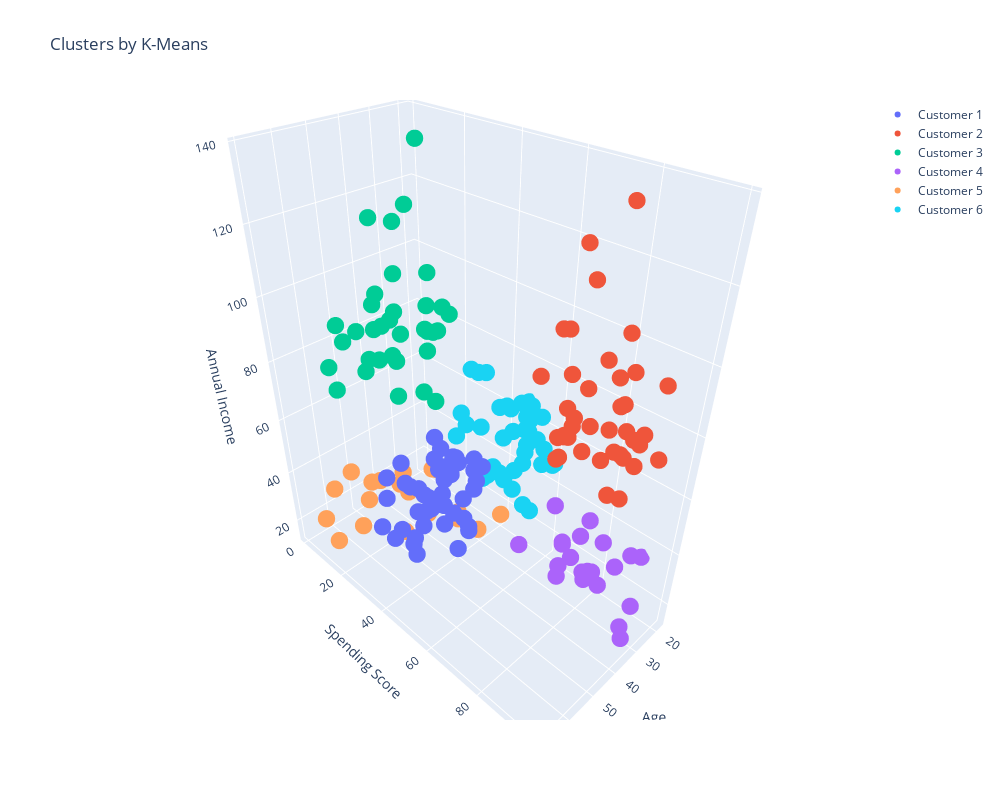

Notebook cell for this chart:
### Markdown cell above
Nhận xét: 
- Khi đặt K=6 thì biểu đồ không khác gì mấy so với K=5, thay đổi ở đây là cụm ở giữa dày đặc và phân bố nhiều nhất được tách ra thành 2 cụm

### Code cell
import plotly as py
import plotly.graph_objs as go

def plot_cluster(cluster, n, name):
    return go.Scatter3d(
        x = cluster[cluster['Cluster']==n]['Age'],
        y = cluster[cluster['Cluster']==n]['Spending Score (1-100)'],
        z = cluster[cluster['Cluster']==n]['Annual Income (k$)'],
        mode = 'markers',
        name = name,
        marker = dict(size = k_clusters)
    )

data = []
for i in range(0,k_clusters):
    cluster_name = 'Customer ' + str(i + 1)
    cluster = plot_cluster(kmean_clusters, i, cluster_name)
    data.append(cluster)

layout = go.Layout(
    title = 'Clusters by K-Means',
    height=800,
    width = 1000,
    scene = dict(
        xaxis = dict(title = 'Age'),
        yaxis = dict(title = 'Spending Score'),
        zaxis = dict(title = 'Annual Income')
        )
)

fig = go.Figure(data=data, layout=layout)
py.offline.iplot(fig)

### Figure 1 — Plotly figure (JSON) as saved in the notebook; plotly's stock layout.template omitted (floating-point values rounded to 4 significant figures)
{"data": [{"marker": {"size": 6}, "mode": "markers", "name": "Customer 1", "type": "scatter3d", "x": [65, 48, 50, 49, 59, 50, 47, 51, 69, 53, 70, 67, 54, 63, 43, 68, 70, 47, 60, 60, 59, 45, 49, 57, 67, 46, 48, 55, 50, 68, 48, 47, 48, 49, 67, 49, 66, 54, 68, 66, 65, 63, 49, 51, 50], "y": [35, 36, 55, 52, 60, 45, 41, 50, 46, 46, 56, 52, 59, 51, 50, 48, 55, 42, 49, 56, 47, 53, 42, 51, 41, 44, 46, 58, 46, 55, 49, 47, 42, 48, 59, 56, 50, 46, 43, 48, 52, 43, 59, 43, 57], "z": [38, 39, 40, 42, 43, 43, 43, 44, 44, 46, 46, 47, 47, 48, 48, 48, 49, 49, 50, 50, 54, 54, 54, 54, 54, 54, 54, 57, 58, 59, 60, 60, 61, 62, 62, 62, 63, 63, 63, 63, 63, 65, 65, 67, 67]}, {"marker": {"size": 6}, "mode": "markers", "name": "Customer 2", "type": "scatter3d", "x": [39, 31, 40, 38, 39, 31, 29, 32, 35, 32, 32, 28, 32, 34, 39, 38, 27, 30, 30, 29, 31, 36, 33, 32, 28, 36, 30, 27, 35, 32, 29, 30, 28, 36, 32, 38, 35, 32, 30], "y": [91, 77, 95, 75, 75, 71, 88, 73, 72, 93, 87, 97, 74, 90, 88, 76, 89, 78, 73, 83, 93, 75, 95, 63, 75, 92, 86, 69, 90, 86, 88, 97, 68, 85, 69, 91, 79, 74, 83], "z": [69, 70, 71, 71, 71, 72, 73, 73, 74, 75, 76, 77, 77, 78, 78, 78, 78, 78, 78, 79, 81, 85, 86, 87, 87, 87, 88, 88, 93, 97, 98, 99, 101, 103, 103, 113, 120, 126, 137]}, {"marker": {"size": 6}, "mode": "markers", "name": "Customer 3", "type": "scatter3d", "x": [43, 59, 47, 20, 44, 19, 57, 25, 48, 34, 43, 44, 47, 37, 34, 56, 19, 50, 42, 36, 40, 36, 52, 58, 59, 37, 46, 41, 54, 41, 34, 33, 47, 45, 32], "y": [35, 11, 9, 5, 7, 10, 5, 12, 36, 22, 17, 20, 16, 1, 1, 35, 5, 26, 20, 27, 13, 10, 13, 15, 14, 32, 15, 39, 24, 17, 23, 8, 16, 28, 18], "z": [71, 71, 71, 73, 73, 74, 75, 77, 77, 78, 78, 78, 78, 78, 78, 79, 81, 85, 86, 87, 87, 87, 88, 88, 93, 97, 98, 99, 101, 103, 103, 113, 120, 126, 137]}, {"marker": {"size": 6}, "mode": "markers", "name": "Customer 4", "type": "scatter3d", "x": [21, 23, 22, 23, 30, 35, 24, 22, 20, 35, 25, 31, 29, 35, 23, 21, 18, 21, 30, 20, 24, 24], "y": [81, 77, 76, 94, 72, 99, 77, 79, 66, 98, 73, 73, 82, 61, 87, 73, 92, 81, 73, 75, 92, 65], "z": [15, 16, 17, 18, 19, 19, 20, 20, 21, 23, 24, 25, 28, 28, 29, 30, 33, 33, 34, 37, 38, 39]}, {"marker": {"size": 6}, "mode": "markers", "name": "Customer 5", "type": "scatter3d", "x": [19, 20, 31, 35, 64, 67, 58, 37, 35, 52, 35, 46, 54, 45, 40, 60, 53, 49, 42, 36, 49], "y": [39, 6, 40, 6, 3, 14, 15, 13, 35, 29, 35, 5, 14, 32, 31, 4, 4, 14, 17, 26, 28], "z": [15, 16, 17, 18, 19, 19, 20, 20, 21, 23, 24, 25, 28, 28, 29, 30, 33, 33, 34, 37, 39]}, {"marker": {"size": 6}, "mode": "markers", "name": "Customer 6", "type": "scatter3d", "x": [31, 27, 29, 31, 33, 31, 27, 19, 18, 19, 32, 26, 40, 23, 38, 21, 22, 34, 18, 40, 32, 24, 27, 20, 23, 26, 21, 19, 38, 19, 18, 19, 27, 38, 40, 23, 25, 28], "y": [61, 47, 42, 42, 60, 54, 51, 55, 59, 59, 47, 54, 48, 52, 55, 57, 55, 60, 41, 40, 42, 52, 50, 49, 41, 55, 42, 54, 42, 46, 48, 50, 56, 40, 58, 29, 34, 40], "z": [39, 40, 40, 40, 42, 43, 46, 46, 48, 48, 48, 54, 54, 54, 54, 54, 57, 58, 59, 60, 60, 60, 60, 61, 62, 62, 62, 63, 64, 64, 65, 65, 67, 67, 69, 70, 72, 76]}], "layout": {"height": 800, "scene": {"xaxis": {"title": {"text": "Age"}}, "yaxis": {"title": {"text": "Spending Score"}}, "zaxis": {"title": {"text": "Annual Income"}}}, "title": {"text": "Clusters by K-Means"}, "width": 1000}}
